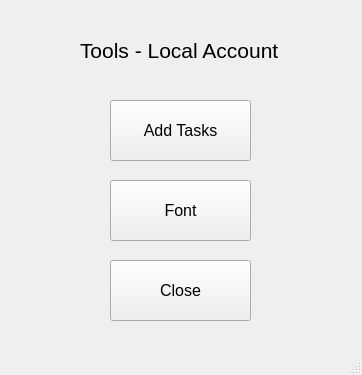
<?xml version="1.0" encoding="UTF-8"?>
<ui version="4.0">
 <class>MainWindow</class>
 <widget class="QMainWindow" name="MainWindow">
  <property name="geometry">
   <rect>
    <x>0</x>
    <y>0</y>
    <width>362</width>
    <height>375</height>
   </rect>
  </property>
  <property name="windowTitle">
   <string>Tools - Local Account</string>
  </property>
  <widget class="QWidget" name="centralwidget">
   <widget class="QPushButton" name="bt_add">
    <property name="geometry">
     <rect>
      <x>110</x>
      <y>100</y>
      <width>141</width>
      <height>61</height>
     </rect>
    </property>
    <property name="font">
     <font>
      <pointsize>12</pointsize>
     </font>
    </property>
    <property name="text">
     <string>Add Tasks</string>
    </property>
   </widget>
   <widget class="QPushButton" name="bt_font">
    <property name="geometry">
     <rect>
      <x>110</x>
      <y>180</y>
      <width>141</width>
      <height>61</height>
     </rect>
    </property>
    <property name="font">
     <font>
      <pointsize>12</pointsize>
     </font>
    </property>
    <property name="text">
     <string>Font</string>
    </property>
   </widget>
   <widget class="QLabel" name="label">
    <property name="geometry">
     <rect>
      <x>80</x>
      <y>30</y>
      <width>211</width>
      <height>41</height>
     </rect>
    </property>
    <property name="font">
     <font>
      <pointsize>16</pointsize>
     </font>
    </property>
    <property name="text">
     <string>Tools - Local Account</string>
    </property>
   </widget>
   <widget class="QPushButton" name="bt_close">
    <property name="geometry">
     <rect>
      <x>110</x>
      <y>260</y>
      <width>141</width>
      <height>61</height>
     </rect>
    </property>
    <property name="font">
     <font>
      <pointsize>12</pointsize>
     </font>
    </property>
    <property name="text">
     <string>Close</string>
    </property>
   </widget>
  </widget>
  <widget class="QMenuBar" name="menubar">
   <property name="geometry">
    <rect>
     <x>0</x>
     <y>0</y>
     <width>362</width>
     <height>21</height>
    </rect>
   </property>
  </widget>
  <widget class="QStatusBar" name="statusbar"/>
 </widget>
 <resources/>
 <connections/>
</ui>
